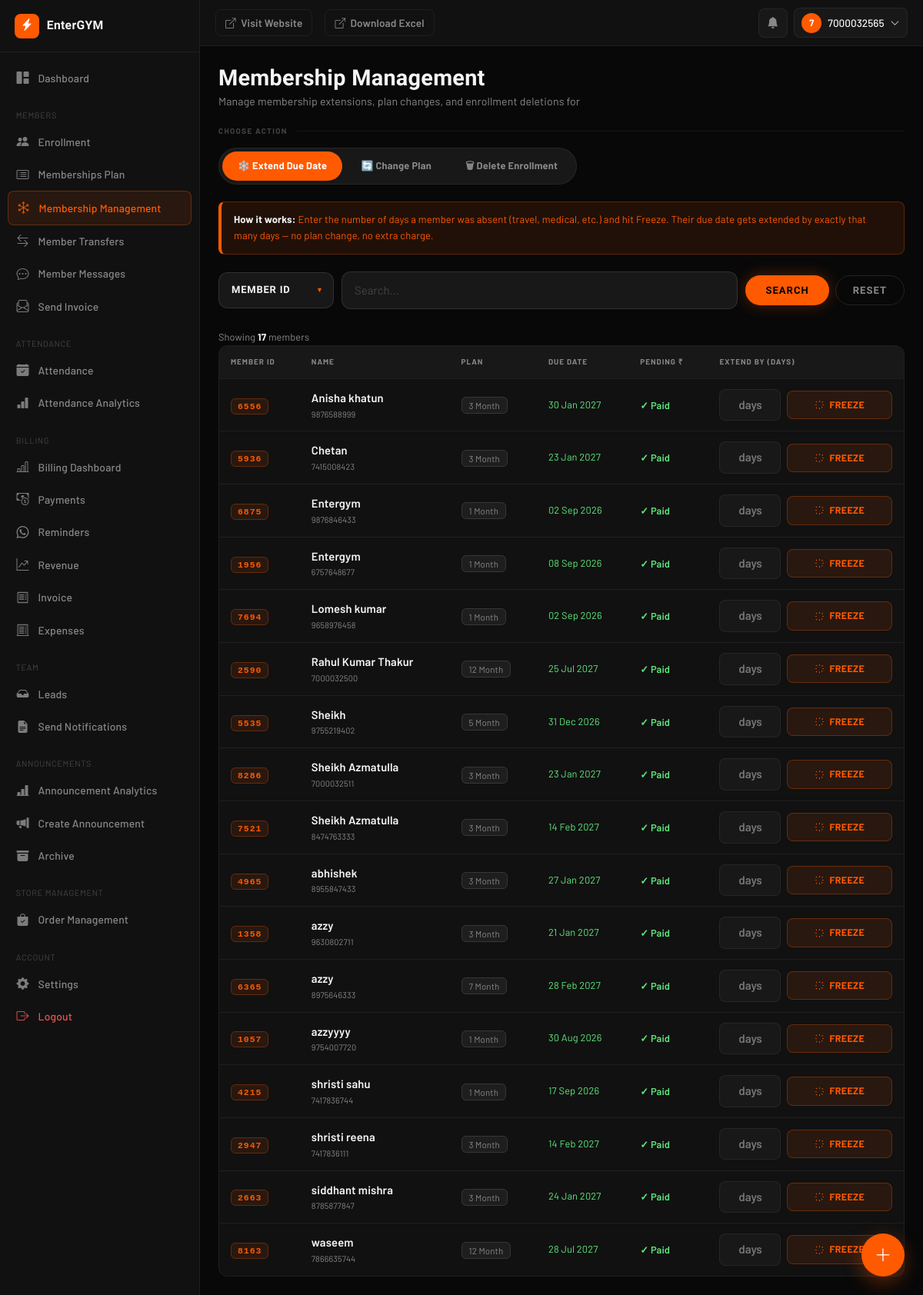
Page /freeze-membership/ (signed in) on the earlier database version.
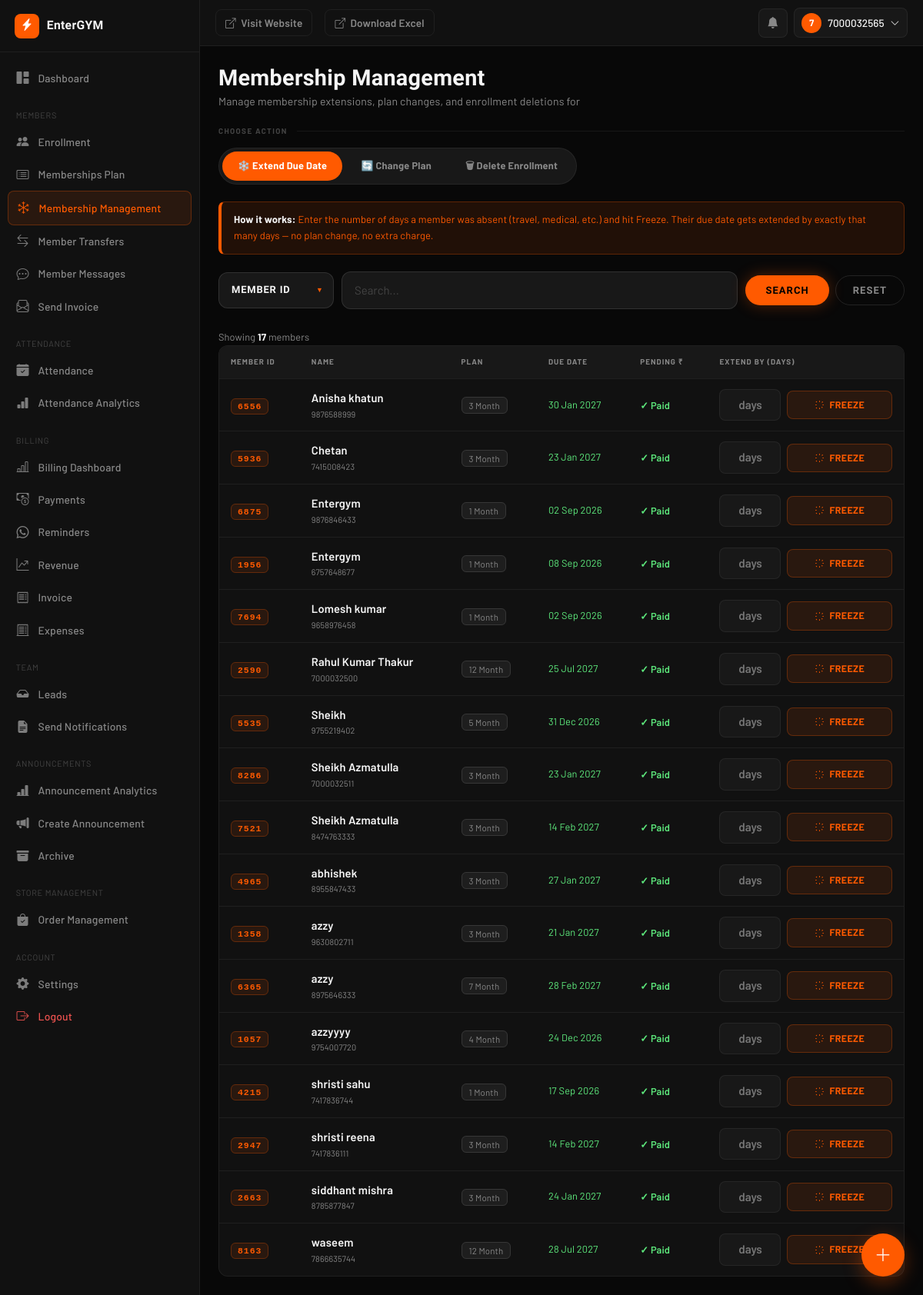
Same page on the later database version.
### AuthFit/models.py (models this page shows, shortened)
class Enrollment(models.Model):
    gym = models.ForeignKey(Gym, on_delete=models.CASCADE, db_index=True)
    objects = GymManager()
    GENDER_CHOICES = [('M', 'Male'), ('F', 'Female')]
    PAYMENT = [("Done", 'Done'), ("Pending", 'Pending')]
    METHOD = [('C', 'CASH'), ('U', 'UPI'), ('B', 'UPI + CASH')]
    SOURCE_CHOICES = [
        ("OWNER", "Owner"),
        ("MEMBER", "Member"),
    ]
    unique_id = models.CharField(max_length=10, editable=False, db_index=True)
    membership_start_date = models.DateField(
        default=timezone.localdate,
        help_text="Actual membership start date. Used to calculate DueDate — "
                "lets owners backdate enrollment for members who joined "
                "before EnterGYM. Distinct from `doj` (record-creation date).",
    )
    user = models.ForeignKey(
        User, on_delete=models.CASCADE, null=True, blank=True
    )
    profile_completed = models.BooleanField(default=False)
    source = models.CharField(max_length=10, choices=SOURCE_CHOICES, default="OWNER")
    fullname = models.CharField(max_length=25)
    email = models.EmailField(blank=True ,null=True)
    gender = models.CharField(max_length=1, choices=GENDER_CHOICES, blank=True ,null=True)
    phone = models.CharField(max_length=10, db_index=True)
    address = models.TextField(blank=True)
    reference = models.CharField(max_length=30, null=True, blank=True)
    selectPlan = models.ForeignKey(MembershipPlan, on_delete=models.CASCADE)
    trainer = models.ForeignKey(
        Trainer, on_delete=models.SET_NULL, null=True, blank=True
    )
    Amount = models.DecimalField(max_digits=10, decimal_places=2)
    paidAmount = models.DecimalField(default=0,max_digits=10,decimal_places=2,null=False)
    paymentDate = models.DateField(blank=True, null=True)
    paymentMethod = models.CharField(
        max_length=1, choices=METHOD, blank=True, null=True
    )
    pendingAmount = models.DecimalField(default=0,max_digits=10,decimal_places=2)
    pendingpaymentMethod = models.CharField(
        max_length=1, choices=METHOD, blank=True, null=True
    )
    pendingpaymentDate =  models.DateField(blank=True, null=True)
    paymentStatus = models.CharField(
        max_length=10, choices=PAYMENT, default="Pending"
    )
    last_expiry_notif_sent = models.DateField(null=True, blank=True)
    initial_invoice_generated = models.BooleanField(
        default=False,
        help_text="Set once the up-front payment collected during Quick Enrollment "
                "has been converted into a Payment + Invoice.",
    )
    doj = models.DateField(auto_now_add=True)
    DueDate = models.DateField(blank=True, null=True,db_index=True)
    created_at = models.DateTimeField(auto_now_add=True)
    is_active = models.BooleanField(default=True, db_index=True)
    is_deleted = models.BooleanField(default=False, db_index=True)
    deleted_at = models.DateTimeField(null=True, blank=True)
    deleted_by = models.ForeignKey(
        User, on_delete=models.SET_NULL, null=True, blank=True, related_name='+'
    )
    face_enrolled = models.BooleanField(default=False)
    face_image = CloudinaryField('image', null=True, blank=True)
    face_embeddings = models.JSONField(default=list, blank=True)
    class Meta:
        unique_together = ('gym', 'unique_id')
        indexes = [
            models.Index(fields=['gym', 'unique_id']),
            models.Index(fields=['gym', 'phone']),
            models.Index(fields=['gym', 'paymentStatus']),
        ]
        constraints = [
            models.UniqueConstraint(
                fields=['gym', 'phone'],
                condition=models.Q(user__isnull=True),
                name='unique_pending_enrollment_phone_per_gym',
            )
        ]
    @property
    def is_expired(self):
        if self.DueDate:
            return timezone.localdate() > self.DueDate
        return False
    @property
    def days_remaining(self):
        if self.DueDate:
            return (self.DueDate - timezone.localdate()).days
        return None

class MembershipPlan(models.Model):
    gym = models.ForeignKey(
        Gym,
        on_delete=models.CASCADE,
        db_index=True
    )
    plan = models.CharField(max_length=100)
    price = models.IntegerField()
    duration_days = models.IntegerField(default=30)
    show_on_home = models.BooleanField(
        default=False,
        help_text="Show this plan in the pricing section of your gym's public homepage."
    )
    is_hidden = models.BooleanField(
        default=False,
        help_text="Hide this plan from regular members. Only owners/receptionists can see and assign it."
    )
    objects = GymManager()

### AuthFit/views.py (the view, shortened to what this page needs)
# urls.py: path('freeze-membership/', views.freeze_membership, name='freeze_membership'),
@_gym_staff_required
def freeze_membership(request):
    gym = getattr(request, 'gym', None)
    from AuthFit.permissions import has_permission
    active_tab = request.GET.get("tab", "freeze")
    if active_tab not in ("freeze", "changeplan", "deleteenrollment"):
        active_tab = "freeze"
    freeze_query = request.GET.get("freeze_search", "").strip()
    qs = Enrollment.objects.filter(is_deleted=False).select_related("selectPlan").order_by("fullname")
    if gym:
        qs = qs.filter(gym=gym)
    if freeze_query:
        qs = qs.filter(unique_id=freeze_query)
    paginator = Paginator(qs, 20)
    page_obj  = paginator.get_page(request.GET.get("page", 1))
    can_change_plan = has_permission(request, "can_change_membership_plan")
    can_delete_enrollment = has_permission(request, "can_delete_enrollment")
    plans = []
    change_plan_rows = []
    cmp_page_obj = None
    cmp_query = ""
    del_page_obj = None
    del_query = ""
    del_status = "all"
    if can_delete_enrollment and gym:
        del_query, del_status, del_page_obj = _build_delete_enrollment_page(request, gym)
    return render(request, "freeze_membership.html", {
        "active_tab": active_tab,
        "page_obj": page_obj,
        "freeze_search_by_choices": [("id", "Member ID")],
        "freeze_search_by": "id",
        "freeze_search": freeze_query,
        "can_change_plan": can_change_plan,
        "can_delete_enrollment": can_delete_enrollment,
        "plans": plans,
        "change_plan_rows": change_plan_rows,
        "cmp_page_obj": cmp_page_obj,
        "cmp_query": cmp_query,
        "cmp_search_by_choices": [("all", "Name / Phone / ID")],
        "cmp_search_by": "all",
        "del_page_obj": del_page_obj,
        "del_query": del_query,
        "del_status": del_status,
        "del_search_by_choices": [("all", "Name / Phone / ID")],
        "del_search_by": "all",
        "del_status_choices": [
            ("all", "All"),
            ("active", "Active"),
            ("frozen", "Frozen"),
            ("expired", "Expired"),
            ("pending_signup", "Pending Signup"),
            ("duplicate", "Duplicate Candidates"),
        ],
    })

### templates/freeze_membership.html (shortened to what this page needs)
{% extends "dashboard/base.html" %}
{% block content %}
<div class="db-page-header">
  <div>
    <h1 class="db-page-title">Membership Management</h1>
    <p class="db-page-sub">Manage membership extensions, plan changes, and enrollment deletions for {{ gym.gym_name }}</p>
  </div>
</div>
{% if can_change_plan or can_delete_enrollment %}
<p class="fm-section-label">Choose Action</p>
<div class="fm-tabs" id="member-tabs" data-active-tab="{{ active_tab }}">
  <button class="fm-tab-btn {% if active_tab == 'freeze' %}active{% endif %}" data-tab="freeze">❄️ Extend Due Date</button>
  {% if can_change_plan %}
  <button class="fm-tab-btn {% if active_tab == 'changeplan' %}active{% endif %}" data-tab="changeplan">🔄 Change Plan</button>
  {% endif %}
  {% if can_delete_enrollment %}
  <button class="fm-tab-btn {% if active_tab == 'deleteenrollment' %}active{% endif %}" data-tab="deleteenrollment">🗑 Delete Enrollment</button>
  {% endif %}
</div>
{% endif %}
<div id="tab-freeze" class="fm-tab-panel {% if active_tab == 'freeze' %}active{% endif %}">
  <div class="fm-banner">
    <strong>How it works:</strong> Enter the number of days a member was absent (travel, medical, etc.) and hit Freeze. Their due date gets extended by exactly that many days — no plan change, no extra charge.
  </div>
    {% include "partials/search_form.html" with field_name="freeze_search" current_tab="freeze" search_by_choices=freeze_search_by_choices search_by=freeze_search_by search=freeze_search %}
    <span class="fm-search-info">
      Showing <strong>{{ page_obj.paginator.count }}</strong> member{{ page_obj.paginator.count|pluralize }}{% if freeze_search %} matching <strong>"{{ freeze_search }}"</strong>{% endif %}
    </span>
  {% if page_obj.object_list %}
  <div class="fm-table-wrap">
    <table>
      <thead>
        <tr>
          <th>Member ID</th>
          <th>Name</th>
          <th>Plan</th>
          <th>Due Date</th>
          <th>Pending ₹</th>
          <th>Extend By (Days)</th>
        </tr>
      </thead>
      <tbody>
        {% for row in page_obj.object_list %}
        <tr>
          <td><span class="fm-uid">{{ row.unique_id }}</span></td>
          <td>
            <div class="fm-name-cell">{{ row.fullname }}</div>
            <div class="fm-sub-text">{{ row.phone }}</div>
          </td>
          <td><span class="fm-plan-pill">{{ row.selectPlan.plan }}</span></td>
          <td>
            <div class="fm-due-date {% if row.is_expired %}expired{% elif row.days_remaining <= 5 %}expiring{% else %}ok{% endif %}">
              {{ row.DueDate|date:"d M Y" }}
            </div>
          </td>
          <td>
            {% if row.pendingAmount == 0 %}
              <span class="fm-pending-0">✓ Paid</span>
            {% else %}
              <span class="fm-pending-amt">₹{{ row.pendingAmount }}</span>
            {% endif %}
          </td>
          <td>
            <div class="fm-freeze-form">
              <input type="number" min="1" max="365" class="fm-freeze-input" id="freeze-days-{{ row.id }}"
                     name="days" placeholder="days" data-days-input/>
              <button class="fm-btn-freeze" type="button"
                data-id="{{ row.id }}" data-uid="{{ row.unique_id }}"
                data-name="{{ row.fullname }}" data-due="{{ row.DueDate|date:'d M Y' }}">
                <svg xmlns="http://www.w3.org/2000/svg" fill="none" viewBox="0 0 24 24" stroke="currentColor" stroke-width="2">
                  <path stroke-linecap="round" stroke-linejoin="round" d="M12 3v1m0 16v1M4.22 4.22l.707.707m12.728 12.728.707.707M3 12h1m16 0h1M4.22 19.78l.707-.707M18.364 5.636l.707-.707"/>
                </svg>
                Freeze
              </button>
            </div>
          </td>
        </tr>
        {% endfor %}
      </tbody>
    </table>
  </div>
  {% endif %}
</div>
{% endblock %}

### templates/dashboard/includes/_navbar.html (shortened to what this page needs)
<header class="db-navbar">
  <a href="{% url 'home' %}" class="db-visit-site-btn">
    <i class="bi bi-box-arrow-up-right"></i>
    <span class="d-none d-md-inline">Visit Website</span>
  </a>
  <a href="{% url 'export_enrollments' gym.id %}" class="db-visit-site-btn">
    <i class="bi bi-box-arrow-up-right"></i>
    <span class="d-none d-md-inline">Download Excel</span>
  </a>
  <div class="db-navbar-right">
    <div class="dropdown db-notif-bell">
      <button type="button" class="db-icon-btn" id="dbNotifBtn" data-bs-toggle="dropdown" aria-expanded="false" aria-label="Notifications">
        <i class="bi bi-bell-fill"></i>
      </button>
    </div>
    <div class="dropdown">
      <button type="button" class="db-user-btn" data-bs-toggle="dropdown" aria-expanded="false">
        <span class="db-avatar">{{ request.user.username|slice:":1"|upper }}</span>
        <span class="db-user-name d-none d-md-inline">{{ request.user.get_full_name|default:request.user.username }}</span>
        <i class="bi bi-chevron-down small"></i>
      </button>
    </div>
  </div>
</header>

Differences in the rows shown:
changed Enrollment "azzyyyy": selectPlan.plan "1 Month" → "4 Month"; DueDate "30 Aug 2026" → "24 Dec 2026"
